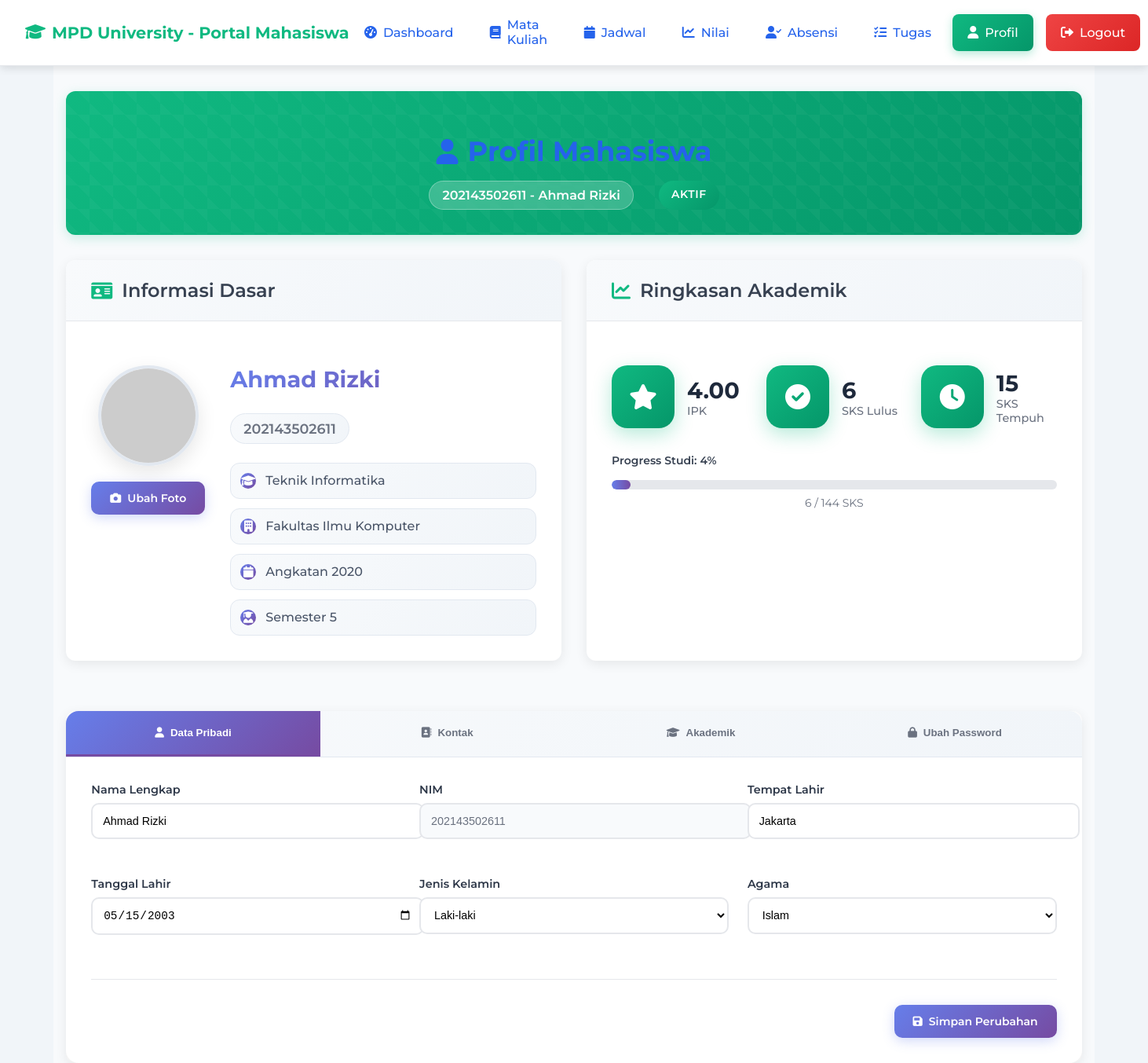
Screenshot of /mahasiswa/profile.php (signed in) with the database file from the repository.
### tables this page shows
CREATE TABLE users (
    id INT AUTO_INCREMENT PRIMARY KEY,
    username VARCHAR(50) NOT NULL UNIQUE,
    password VARCHAR(255) NOT NULL,
    role VARCHAR(20) NOT NULL,
    full_name VARCHAR(100),
    nip VARCHAR(20),
    email VARCHAR(100),
    phone VARCHAR(20),
    alamat TEXT,
    profile_photo VARCHAR(255) DEFAULT 'avatar-1.jpg',
    created_at DATETIME DEFAULT NOW(),
    last_login DATETIME NULL
);

CREATE TABLE mahasiswa (
    id INT AUTO_INCREMENT PRIMARY KEY,
    user_id INT UNIQUE,
    nim VARCHAR(20) UNIQUE NOT NULL,
    nama VARCHAR(100) NOT NULL,
    program_studi_id INT,
    semester INT,    email VARCHAR(100),
    phone VARCHAR(20),
    alamat TEXT,
    created_at DATETIME DEFAULT NOW(),
    FOREIGN KEY (user_id) REFERENCES users(id),
    FOREIGN KEY (program_studi_id) REFERENCES program_studi(id)
);

CREATE TABLE program_studi (
    id INT AUTO_INCREMENT PRIMARY KEY,
    nama VARCHAR(100) NOT NULL,    fakultas_id INT,
    kaprodi VARCHAR(100),
    created_at DATETIME DEFAULT NOW(),
    FOREIGN KEY (fakultas_id) REFERENCES fakultas(id)
);

CREATE TABLE fakultas (
    id INT AUTO_INCREMENT PRIMARY KEY,    nama VARCHAR(100) NOT NULL,
    dekan VARCHAR(100),
    created_at DATETIME DEFAULT NOW()
);

### mahasiswa/profile.php (the view, shortened to what this page needs)
<?php
require_once '../koneksi.php';
function getAvatarUrl($photo_name) {
    $vector_avatars = [
        'avatar-1.svg' => 'https://api.dicebear.com/7.x/open-peeps/svg?seed=character1&size=150&backgroundColor=f8f9fa&clothing=cardigan,blazer,dress&clothingColor=ff6b6b,4ecdc4,ffe66d',
        'avatar-2.svg' => 'https://api.dicebear.com/7.x/open-peeps/svg?seed=character2&size=150&backgroundColor=f8f9fa&clothing=hoodie,shirt,cardigan&clothingColor=ff6b6b,2c3e50,4ecdc4',
        'avatar-3.svg' => 'https://api.dicebear.com/7.x/open-peeps/svg?seed=character3&size=150&backgroundColor=f8f9fa&clothing=stripedShirt,hoodie,cardigan&clothingColor=2c3e50,ff6b6b,ffe66d',
        'avatar-4.svg' => 'https://api.dicebear.com/7.x/open-peeps/svg?seed=character4&size=150&backgroundColor=f8f9fa&clothing=dress,blouse,cardigan&clothingColor=ff6b6b,4ecdc4,2c3e50',
        'avatar-5.svg' => 'https://api.dicebear.com/7.x/open-peeps/svg?seed=character5&size=150&backgroundColor=f8f9fa&clothing=hoodie,shirt,blazer&clothingColor=ffe66d,ff6b6b,4ecdc4',
        'avatar-6.svg' => 'https://api.dicebear.com/7.x/open-peeps/svg?seed=character6&size=150&backgroundColor=f8f9fa&clothing=dress,cardigan,blouse&clothingColor=ff6b6b,2c3e50,4ecdc4',
        'avatar-7.svg' => 'https://api.dicebear.com/7.x/open-peeps/svg?seed=character7&size=150&backgroundColor=f8f9fa&clothing=hoodie,cardigan,shirt&clothingColor=ff6b6b,ffe66d,2c3e50',
        'avatar-8.svg' => 'https://api.dicebear.com/7.x/open-peeps/svg?seed=character8&size=150&backgroundColor=f8f9fa&clothing=blazer,dress,cardigan&clothingColor=2c3e50,ff6b6b,4ecdc4',
        'avatar-9.svg' => 'https://api.dicebear.com/7.x/open-peeps/svg?seed=character9&size=150&backgroundColor=f8f9fa&clothing=hoodie,shirt,cardigan&clothingColor=ffe66d,ff6b6b,2c3e50'
    ];
    return isset($vector_avatars[$photo_name]) ? $vector_avatars[$photo_name] : $vector_avatars['avatar-1.svg'];
}
$user_id = $_SESSION['user_id'];
$profile_query = "SELECT
    u.*,
    m.nim,
    m.nama,
    m.semester,
    ps.nama as program_studi_nama,
    f.nama as fakultas_nama,
    d.nama as dosen_wali
FROM users u
JOIN mahasiswa m ON u.id = m.user_id
JOIN program_studi ps ON m.program_studi_id = ps.id
JOIN fakultas f ON ps.fakultas_id = f.id
LEFT JOIN dosen d ON ps.kaprodi = d.nama
WHERE u.id = '$user_id'";
$result = mysqli_query($conn, $profile_query);
$user = mysqli_fetch_assoc($result);
$academic_query = "SELECT
    COUNT(*) as total_mk_diambil,
    SUM(mk.sks) as total_sks_diambil,
    COUNT(CASE WHEN n.grade IS NOT NULL THEN 1 END) as mk_selesai,
    SUM(CASE WHEN n.grade IS NOT NULL THEN mk.sks END) as sks_lulus,
    AVG(CASE
        WHEN n.grade = 'A' THEN 4.0
        WHEN n.grade = 'A-' THEN 3.7
        WHEN n.grade = 'B+' THEN 3.3
        WHEN n.grade = 'B' THEN 3.0
        WHEN n.grade = 'B-' THEN 2.7
        WHEN n.grade = 'C+' THEN 2.3
        WHEN n.grade = 'C' THEN 2.0
        WHEN n.grade = 'C-' THEN 1.7
        WHEN n.grade = 'D' THEN 1.0
        ELSE NULL
    END) as ipk
FROM kelas k
JOIN mata_kuliah mk ON k.mata_kuliah_id = mk.id
LEFT JOIN nilai n ON mk.id = n.mata_kuliah_id AND n.mahasiswa_id = k.mahasiswa_id
WHERE k.mahasiswa_id = (SELECT id FROM mahasiswa WHERE user_id = '$user_id')";
$academic_result = mysqli_query($conn, $academic_query);
$academic_data = mysqli_fetch_assoc($academic_result);
$academic_summary = [
    'ipk' => $academic_data['ipk'] ? number_format($academic_data['ipk'], 2) : '0.00',
    'sks_tempuh' => $academic_data['total_sks_diambil'] ?: 0,
    'sks_lulus' => $academic_data['sks_lulus'] ?: 0,
    'total_sks' => 144,
    'semester_registrasi' => $user['semester'],
    'prestasi_akademik' => [
        'Mahasiswa Aktif',
        'Program Studi ' . $user['program_studi_nama']
    ]
];
$student_data = [
    'nim' => $user['nim'],
    'nama_lengkap' => $user['nama'],
    'program_studi' => $user['program_studi_nama'],
    'fakultas' => $user['fakultas_nama'],
    'angkatan' => '20' . substr($user['nim'], 0, 2),
    'semester_aktif' => $user['semester'],
    'status_mahasiswa' => 'Aktif',
    'email' => $user['email'],
    'email_pribadi' => $user['email'],
    'no_telepon' => $user['phone'] ?: '',
    'alamat' => $user['alamat'] ?: '',
    'tempat_lahir' => 'Jakarta',
    'tanggal_lahir' => '2003-05-15',
    'jenis_kelamin' => 'Laki-laki',
    'agama' => 'Islam',
    'kewarganegaraan' => 'Indonesia',
    'dosen_wali' => $user['dosen_wali'] ?: 'Belum Ditentukan',
    'foto_profil' => getAvatarUrl($user['profile_photo'] ?? 'avatar-1.svg')
];
?>
<!DOCTYPE html>
<html lang="id">
<head>
    <link rel="stylesheet" href="../assets/css/style.css">
    <link rel="stylesheet" href="../assets/css/mahasiswa.css">
    <link rel="stylesheet" href="https://cdnjs.cloudflare.com/ajax/libs/font-awesome/6.0.0/css/all.min.css">
</head>
<body>
    <?php include 'includes/nav_mahasiswa.php'; ?>
    <div class="dashboard-container">
        <div class="page-header">
            <h1><i class="fa-solid fa-user"></i> Profil Mahasiswa</h1>
            <div class="page-info">
                <span class="student-info"><?php echo $student_data['nim'] . " - " . $student_data['nama_lengkap']; ?></span>
                <span class="status-badge success"><?php echo $student_data['status_mahasiswa']; ?></span>
            </div>
        </div>
        <div class="content-grid">
            <div class="content-section">
                <div class="section-header">
                    <h2><i class="fa-solid fa-id-card"></i> Informasi Dasar</h2>
                </div>
                <div class="profile-overview">                    <div class="profile-photo">
                        <img src="<?php echo getAvatarUrl($user['profile_photo'] ?? 'avatar-1.svg'); ?>" alt="Foto Profil" id="profileImage">
                        <div class="photo-actions">
                            <button class="btn btn-small btn-primary" onclick="openPhotoModal()">
                                <i class="fa-solid fa-camera"></i> Ubah Foto
                            </button>
                        </div>
                    </div>
                    <div class="profile-basic-info">
                        <h3><?php echo $student_data['nama_lengkap']; ?></h3>
                        <p class="nim"><?php echo $student_data['nim']; ?></p>
                        <div class="basic-details">
                            <div class="detail-item">
                                <i class="fa-solid fa-graduation-cap"></i>
                                <span><?php echo $student_data['program_studi']; ?></span>
                            </div>
                            <div class="detail-item">
                                <i class="fa-solid fa-building"></i>
                                <span><?php echo $student_data['fakultas']; ?></span>
                            </div>
                            <div class="detail-item">
                                <i class="fa-solid fa-calendar"></i>
                                <span>Angkatan <?php echo $student_data['angkatan']; ?></span>
                            </div>
                            <div class="detail-item">
                                <i class="fa-solid fa-user-graduate"></i>
                                <span>Semester <?php echo $student_data['semester_aktif']; ?></span>
                            </div>
                        </div>
                    </div>
                </div>
            </div>
            <div class="content-section">
                <div class="section-header">
                    <h2><i class="fa-solid fa-chart-line"></i> Ringkasan Akademik</h2>
                </div>
                <div class="academic-stats">
                    <div class="stat-item">
                        <div class="stat-icon primary">
                            <i class="fa-solid fa-star"></i>
                        </div>
                        <div class="stat-details">
                            <h4><?php echo $academic_summary['ipk']; ?></h4>
                            <p>IPK</p>
                        </div>
                    </div>
                    <div class="stat-item">
                        <div class="stat-icon success">
                            <i class="fa-solid fa-check-circle"></i>
                        </div>
                        <div class="stat-details">
                            <h4><?php echo $academic_summary['sks_lulus']; ?></h4>
                            <p>SKS Lulus</p>
                        </div>
                    </div>
                    <div class="stat-item">
                        <div class="stat-icon warning">
                            <i class="fa-solid fa-clock"></i>
                        </div>
                        <div class="stat-details">
                            <h4><?php echo $academic_summary['sks_tempuh']; ?></h4>
                            <p>SKS Tempuh</p>
                        </div>
                    </div>
                </div>
                <div class="progress-section">
                    <div class="progress-label">
                        Progress Studi: <?php echo round(($academic_summary['sks_lulus'] / $academic_summary['total_sks']) * 100); ?>%
                    </div>
                    <div class="progress-bar">
                        <div class="progress-fill primary" style="width: <?php echo ($academic_summary['sks_lulus'] / $academic_summary['total_sks']) * 100; ?>%"></div>
                    </div>
                    <div class="progress-text">
                        <?php echo $academic_summary['sks_lulus']; ?> / <?php echo $academic_summary['total_sks']; ?> SKS
                    </div>
                </div>
            </div>
        </div>
        <div class="content-section full-width">
            <div class="tabs-container">
                <div class="tabs-nav">
                    <button class="tab-btn active" onclick="openTab(event, 'personalInfo')">
                        <i class="fa-solid fa-user"></i> Data Pribadi
                    </button>
                    <button class="tab-btn" onclick="openTab(event, 'contactInfo')">
                        <i class="fa-solid fa-address-book"></i> Kontak
                    </button>
                    <button class="tab-btn" onclick="openTab(event, 'academicInfo')">
                        <i class="fa-solid fa-graduation-cap"></i> Akademik
                    </button>
                    <button class="tab-btn" onclick="openTab(event, 'changePassword')">
                        <i class="fa-solid fa-lock"></i> Ubah Password
                    </button>
                </div>
                <div id="personalInfo" class="tab-content active">
                    <form method="POST" class="profile-form">
                        <div class="form-grid">
                            <div class="form-group">
                                <label for="nama_lengkap">Nama Lengkap</label>
                                <input type="text" id="nama_lengkap" name="nama_lengkap" value="<?php echo htmlspecialchars($student_data['nama_lengkap']); ?>" class="form-control">
                            </div>
                            <div class="form-group">
                                <label for="nim">NIM</label>
                                <input type="text" id="nim" name="nim" value="<?php echo $student_data['nim']; ?>" class="form-control" readonly>
                            </div>
                            <div class="form-group">
                                <label for="tempat_lahir">Tempat Lahir</label>
                                <input type="text" id="tempat_lahir" name="tempat_lahir" value="<?php echo $student_data['tempat_lahir']; ?>" class="form-control">
                            </div>
                            <div class="form-group">
                                <label for="tanggal_lahir">Tanggal Lahir</label>
                                <input type="date" id="tanggal_lahir" name="tanggal_lahir" value="<?php echo $student_data['tanggal_lahir']; ?>" class="form-control">
                            </div>
                            <div class="form-group">
                                <label for="jenis_kelamin">Jenis Kelamin</label>
                                <select id="jenis_kelamin" name="jenis_kelamin" class="form-control">
                                    <option value="Laki-laki" <?php echo $student_data['jenis_kelamin'] == 'Laki-laki' ? 'selected' : ''; ?>>Laki-laki</option>
                                </select>
                            </div>
                            <div class="form-group">
                                <label for="agama">Agama</label>
                                <select id="agama" name="agama" class="form-control">
                                    <option value="Islam" <?php echo $student_data['agama'] == 'Islam' ? 'selected' : ''; ?>>Islam</option>
                                </select>
                            </div>
                        </div>
                        <div class="form-actions">
                            <button type="submit" name="update_profile" class="btn btn-primary">
                                <i class="fa-solid fa-save"></i> Simpan Perubahan
                            </button>
                        </div>
                    </form>
                </div>
            </div>
        </div>
    </div>
</body>
</html>

### assets/css/style.css (style rules this page uses)
:root { --primary: #2563eb; --secondary: #f1f5f9; --text: #222; --accent: #fbbf24; --nav-bg: #fff; --nav-shadow: 0 2px 12px rgba(0, 0, 0, 0.06); }
html, body { height: 100%; margin: 0; padding: 0; }
body { font-family: "Montserrat", Arial, sans-serif; margin: 0; padding: 0; background: var(--secondary); color: var(--text); min-height: 100vh; display: flex; flex-direction: column; }
h1, h2, h3 { color: var(--primary); }
.btn { display: flex; align-items: center; justify-content: center; gap: 0.5rem; padding: 0.75rem 1.5rem; border-radius: 0.375rem; font-weight: 500; cursor: pointer; transition: all 0.3s ease; font-family: "Montserrat", sans-serif; border: none; }
.btn-primary { background-color: var(--primary); color: white; }

### rows the page displays
users: mahasiswa.nim "202143502611", program_studi.nama "Teknik Informatika", fakultas.nama "Fakultas Ilmu Komputer", mahasiswa.semester "5", nim "202143502611"

### other values shown
$student_data['nama_lengkap'] "Ahmad Rizki"
$student_data['status_mahasiswa'] "AKTIF"
$student_data['angkatan'] "2020"
$academic_summary['ipk'] "4.00"
$academic_summary['sks_lulus'] "6"
$academic_summary['sks_tempuh'] "15"
$academic_summary['total_sks'] "144"
